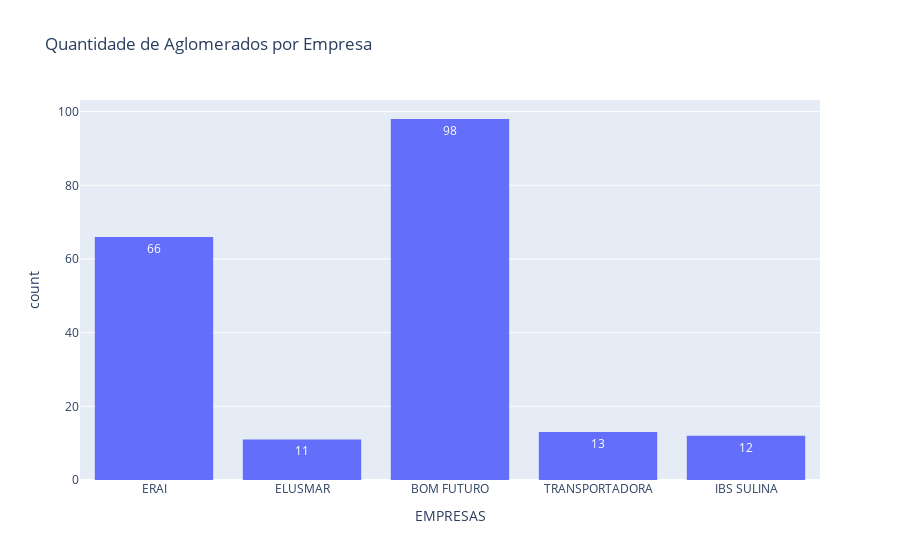
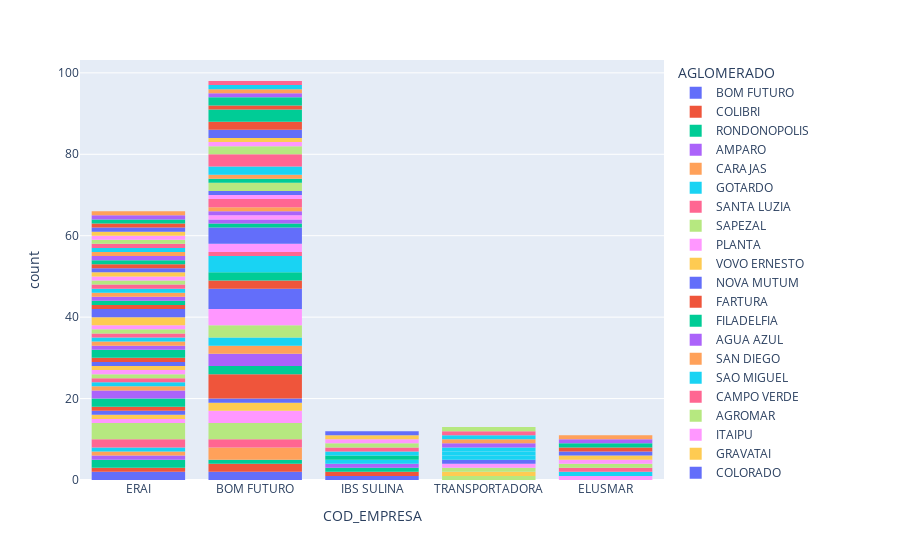

Notebook source saved alongside these figures, in order:
### Code cell
import plotly.express as px

# Ordenar os dados pela contagem de ocorrências da coluna "COD_EMPRESA" e selecionar os top 5
top_empresas = qvd['COD_EMPRESA'].value_counts().nlargest(5)

# Filtrar o DataFrame original para incluir apenas as linhas que correspondem aos top 5 empresas
qvd_top5 = qvd[qvd['COD_EMPRESA'].isin(top_empresas.index)]

# Mapear os códigos de empresa para os nomes correspondentes
mapeamento_empresas = {
    '16': "BOM FUTURO",
    '01': "ERAI",
    '05': "ELUSMAR",
    '20': "TRANSPORTADORA",
    '70': "IBS SULINA"
}

# Aplicar o mapeamento ao DataFrame
qvd_top5['COD_EMPRESA'] = qvd_top5['COD_EMPRESA'].map(mapeamento_empresas)

# Criar gráfico de barras para os top 5 COD_EMPRESA
grafico = px.histogram(qvd_top5, x="COD_EMPRESA", title="Quantidade de Aglomerados por Empresa",labels={'COD_EMPRESA': 'EMPRESAS'}, text_auto=True)

# Criar gráfico de barras para os top 5 COD_EMPRESA
grafico2 = px.histogram(qvd_top5, x="COD_EMPRESA", color="AGLOMERADO", )

# Exibir os gráfico
grafico.show()
grafico2.show()

### Figure 1 — Plotly figure (JSON) as saved in the notebook; plotly's stock layout.template omitted (floating-point values rounded to 4 significant figures; data arrays with more than 128 entries replaced by an {"elided": "..."} marker saying what was removed)
{"data": [{"alignmentgroup": "True", "bingroup": "x", "hovertemplate": "EMPRESAS=%{x}<br>count=%{y}<extra></extra>", "legendgroup": "", "marker": {"color": "#636efa", "pattern": {"shape": ""}}, "name": "", "offsetgroup": "", "orientation": "v", "showlegend": false, "texttemplate": "%{value}", "type": "histogram", "x": {"elided": "200 str values"}, "xaxis": "x", "yaxis": "y"}], "layout": {"barmode": "relative", "legend": {"tracegroupgap": 0}, "title": {"text": "Quantidade de Aglomerados por Empresa"}, "xaxis": {"anchor": "y", "domain": [0, 1], "title": {"text": "EMPRESAS"}}, "yaxis": {"anchor": "x", "domain": [0, 1], "title": {"text": "count"}}}}

### Figure 2 — Plotly figure (JSON) as saved in the notebook; plotly's stock layout.template omitted (floating-point values rounded to 4 significant figures)
{"data": [{"alignmentgroup": "True", "bingroup": "x", "hovertemplate": "AGLOMERADO=BOM FUTURO<br>COD_EMPRESA=%{x}<br>count=%{y}<extra></extra>", "legendgroup": "BOM FUTURO", "marker": {"color": "#636efa", "pattern": {"shape": ""}}, "name": "BOM FUTURO", "offsetgroup": "BOM FUTURO", "orientation": "v", "showlegend": true, "type": "histogram", "x": ["ERAI", "ERAI", "BOM FUTURO", "BOM FUTURO", "IBS SULINA"], "xaxis": "x", "yaxis": "y"}, {"alignmentgroup": "True", "bingroup": "x", "hovertemplate": "AGLOMERADO=COLIBRI<br>COD_EMPRESA=%{x}<br>count=%{y}<extra></extra>", "legendgroup": "COLIBRI", "marker": {"color": "#EF553B", "pattern": {"shape": ""}}, "name": "COLIBRI", "offsetgroup": "COLIBRI", "orientation": "v", "showlegend": true, "type": "histogram", "x": ["ERAI", "BOM FUTURO", "BOM FUTURO"], "xaxis": "x", "yaxis": "y"}, {"alignmentgroup": "True", "bingroup": "x", "hovertemplate": "AGLOMERADO=RONDONOPOLIS<br>COD_EMPRESA=%{x}<br>count=%{y}<extra></extra>", "legendgroup": "RONDONOPOLIS", "marker": {"color": "#00cc96", "pattern": {"shape": ""}}, "name": "RONDONOPOLIS", "offsetgroup": "RONDONOPOLIS", "orientation": "v", "showlegend": true, "type": "histogram", "x": ["ERAI", "ERAI", "BOM FUTURO"], "xaxis": "x", "yaxis": "y"}, {"alignmentgroup": "True", "bingroup": "x", "hovertemplate": "AGLOMERADO=AMPARO<br>COD_EMPRESA=%{x}<br>count=%{y}<extra></extra>", "legendgroup": "AMPARO", "marker": {"color": "#ab63fa", "pattern": {"shape": ""}}, "name": "AMPARO", "offsetgroup": "AMPARO", "orientation": "v", "showlegend": true, "type": "histogram", "x": ["ERAI"], "xaxis": "x", "yaxis": "y"}, {"alignmentgroup": "True", "bingroup": "x", "hovertemplate": "AGLOMERADO=CARAJAS<br>COD_EMPRESA=%{x}<br>count=%{y}<extra></extra>", "legendgroup": "CARAJAS", "marker": {"color": "#FFA15A", "pattern": {"shape": ""}}, "name": "CARAJAS", "offsetgroup": "CARAJAS", "orientation": "v", "showlegend": true, "type": "histogram", "x": ["ERAI", "BOM FUTURO", "BOM FUTURO", "BOM FUTURO"], "xaxis": "x", "yaxis": "y"}, {"alignmentgroup": "True", "bingroup": "x", "hovertemplate": "AGLOMERADO=GOTARDO<br>COD_EMPRESA=%{x}<br>count=%{y}<extra></extra>", "legendgroup": "GOTARDO", "marker": {"color": "#19d3f3", "pattern": {"shape": ""}}, "name": "GOTARDO", "offsetgroup": "GOTARDO", "orientation": "v", "showlegend": true, "type": "histogram", "x": ["ERAI"], "xaxis": "x", "yaxis": "y"}, {"alignmentgroup": "True", "bingroup": "x", "hovertemplate": "AGLOMERADO=SANTA LUZIA<br>COD_EMPRESA=%{x}<br>count=%{y}<extra></extra>", "legendgroup": "SANTA LUZIA", "marker": {"color": "#FF6692", "pattern": {"shape": ""}}, "name": "SANTA LUZIA", "offsetgroup": "SANTA LUZIA", "orientation": "v", "showlegend": true, "type": "histogram", "x": ["ERAI", "ERAI", "BOM FUTURO", "BOM FUTURO"], "xaxis": "x", "yaxis": "y"}, {"alignmentgroup": "True", "bingroup": "x", "hovertemplate": "AGLOMERADO=SAPEZAL<br>COD_EMPRESA=%{x}<br>count=%{y}<extra></extra>", "legendgroup": "SAPEZAL", "marker": {"color": "#B6E880", "pattern": {"shape": ""}}, "name": "SAPEZAL", "offsetgroup": "SAPEZAL", "orientation": "v", "showlegend": true, "type": "histogram", "x": ["ERAI", "ERAI", "ERAI", "ERAI", "BOM FUTURO", "BOM FUTURO", "BOM FUTURO", "BOM FUTURO", "TRANSPORTADORA"], "xaxis": "x", "yaxis": "y"}, {"alignmentgroup": "True", "bingroup": "x", "hovertemplate": "AGLOMERADO=PLANTA<br>COD_EMPRESA=%{x}<br>count=%{y}<extra></extra>", "legendgroup": "PLANTA", "marker": {"color": "#FF97FF", "pattern": {"shape": ""}}, "name": "PLANTA", "offsetgroup": "PLANTA", "orientation": "v", "showlegend": true, "type": "histogram", "x": ["ERAI", "BOM FUTURO", "BOM FUTURO", "BOM FUTURO"], "xaxis": "x", "yaxis": "y"}, {"alignmentgroup": "True", "bingroup": "x", "hovertemplate": "AGLOMERADO=VOVO ERNESTO<br>COD_EMPRESA=%{x}<br>count=%{y}<extra></extra>", "legendgroup": "VOVO ERNESTO", "marker": {"color": "#FECB52", "pattern": {"shape": ""}}, "name": "VOVO ERNESTO", "offsetgroup": "VOVO ERNESTO", "orientation": "v", "showlegend": true, "type": "histogram", "x": ["ERAI", "BOM FUTURO", "BOM FUTURO", "TRANSPORTADORA"], "xaxis": "x", "yaxis": "y"}, {"alignmentgroup": "True", "bingroup": "x", "hovertemplate": "AGLOMERADO=NOVA MUTUM<br>COD_EMPRESA=%{x}<br>count=%{y}<extra></extra>", "legendgroup": "NOVA MUTUM", "marker": {"color": "#636efa", "pattern": {"shape": ""}}, "name": "NOVA MUTUM", "offsetgroup": "NOVA MUTUM", "orientation": "v", "showlegend": true, "type": "histogram", "x": ["ERAI", "BOM FUTURO"], "xaxis": "x", "yaxis": "y"}, {"alignmentgroup": "True", "bingroup": "x", "hovertemplate": "AGLOMERADO=FARTURA<br>COD_EMPRESA=%{x}<br>count=%{y}<extra></extra>", "legendgroup": "FARTURA", "marker": {"color": "#EF553B", "pattern": {"shape": ""}}, "name": "FARTURA", "offsetgroup": "FARTURA", "orientation": "v", "showlegend": true, "type": "histogram", "x": ["ERAI", "BOM FUTURO", "BOM FUTURO", "BOM FUTURO", "BOM FUTURO", "IBS SULINA", "BOM FUTURO", "BOM FUTURO"], "xaxis": "x", "yaxis": "y"}, {"alignmentgroup": "True", "bingroup": "x", "hovertemplate": "AGLOMERADO=FILADELFIA<br>COD_EMPRESA=%{x}<br>count=%{y}<extra></extra>", "legendgroup": "FILADELFIA", "marker": {"color": "#00cc96", "pattern": {"shape": ""}}, "name": "FILADELFIA", "offsetgroup": "FILADELFIA", "orientation": "v", "showlegend": true, "type": "histogram", "x": ["ERAI", "ERAI", "BOM FUTURO", "BOM FUTURO", "IBS SULINA"], "xaxis": "x", "yaxis": "y"}, {"alignmentgroup": "True", "bingroup": "x", "hovertemplate": "AGLOMERADO=AGUA AZUL<br>COD_EMPRESA=%{x}<br>count=%{y}<extra></extra>", "legendgroup": "AGUA AZUL", "marker": {"color": "#ab63fa", "pattern": {"shape": ""}}, "name": "AGUA AZUL", "offsetgroup": "AGUA AZUL", "orientation": "v", "showlegend": true, "type": "histogram", "x": ["ERAI", "ERAI", "BOM FUTURO", "BOM FUTURO", "BOM FUTURO", "IBS SULINA"], "xaxis": "x", "yaxis": "y"}, {"alignmentgroup": "True", "bingroup": "x", "hovertemplate": "AGLOMERADO=SAN DIEGO<br>COD_EMPRESA=%{x}<br>count=%{y}<extra></extra>", "legendgroup": "SAN DIEGO", "marker": {"color": "#FFA15A", "pattern": {"shape": ""}}, "name": "SAN DIEGO", "offsetgroup": "SAN DIEGO", "orientation": "v", "showlegend": true, "type": "histogram", "x": ["ERAI", "BOM FUTURO", "BOM FUTURO"], "xaxis": "x", "yaxis": "y"}, {"alignmentgroup": "True", "bingroup": "x", "hovertemplate": "AGLOMERADO=SAO MIGUEL<br>COD_EMPRESA=%{x}<br>count=%{y}<extra></extra>", "legendgroup": "SAO MIGUEL", "marker": {"color": "#19d3f3", "pattern": {"shape": ""}}, "name": "SAO MIGUEL", "offsetgroup": "SAO MIGUEL", "orientation": "v", "showlegend": true, "type": "histogram", "x": ["ERAI", "BOM FUTURO", "BOM FUTURO", "IBS SULINA"], "xaxis": "x", "yaxis": "y"}, {"alignmentgroup": "True", "bingroup": "x", "hovertemplate": "AGLOMERADO=CAMPO VERDE<br>COD_EMPRESA=%{x}<br>count=%{y}<extra></extra>", "legendgroup": "CAMPO VERDE", "marker": {"color": "#FF6692", "pattern": {"shape": ""}}, "name": "CAMPO VERDE", "offsetgroup": "CAMPO VERDE", "orientation": "v", "showlegend": true, "type": "histogram", "x": ["ERAI"], "xaxis": "x", "yaxis": "y"}, {"alignmentgroup": "True", "bingroup": "x", "hovertemplate": "AGLOMERADO=AGROMAR<br>COD_EMPRESA=%{x}<br>count=%{y}<extra></extra>", "legendgroup": "AGROMAR", "marker": {"color": "#B6E880", "pattern": {"shape": ""}}, "name": "AGROMAR", "offsetgroup": "AGROMAR", "orientation": "v", "showlegend": true, "type": "histogram", "x": ["ERAI", "BOM FUTURO", "BOM FUTURO", "TRANSPORTADORA", "BOM FUTURO"], "xaxis": "x", "yaxis": "y"}, {"alignmentgroup": "True", "bingroup": "x", "hovertemplate": "AGLOMERADO=ITAIPU<br>COD_EMPRESA=%{x}<br>count=%{y}<extra></extra>", "legendgroup": "ITAIPU", "marker": {"color": "#FF97FF", "pattern": {"shape": ""}}, "name": "ITAIPU", "offsetgroup": "ITAIPU", "orientation": "v", "showlegend": true, "type": "histogram", "x": ["ERAI", "BOM FUTURO", "BOM FUTURO", "TRANSPORTADORA", "BOM FUTURO", "BOM FUTURO"], "xaxis": "x", "yaxis": "y"}, {"alignmentgroup": "True", "bingroup": "x", "hovertemplate": "AGLOMERADO=GRAVATAI<br>COD_EMPRESA=%{x}<br>count=%{y}<extra></extra>", "legendgroup": "GRAVATAI", "marker": {"color": "#FECB52", "pattern": {"shape": ""}}, "name": "GRAVATAI", "offsetgroup": "GRAVATAI", "orientation": "v", "showlegend": true, "type": "histogram", "x": ["ERAI"], "xaxis": "x", "yaxis": "y"}, {"alignmentgroup": "True", "bingroup": "x", "hovertemplate": "AGLOMERADO=COLORADO<br>COD_EMPRESA=%{x}<br>count=%{y}<extra></extra>", "legendgroup": "COLORADO", "marker": {"color": "#636efa", "pattern": {"shape": ""}}, "name": "COLORADO", "offsetgroup": "COLORADO", "orientation": "v", "showlegend": true, "type": "histogram", "x": ["ERAI", "BOM FUTURO", "BOM FUTURO", "BOM FUTURO", "BOM FUTURO", "TRANSPORTADORA", "BOM FUTURO"], "xaxis": "x", "yaxis": "y"}, {"alignmentgroup": "True", "bingroup": "x", "hovertemplate": "AGLOMERADO=PARECIS<br>COD_EMPRESA=%{x}<br>count=%{y}<extra></extra>", "legendgroup": "PARECIS", "marker": {"color": "#EF553B", "pattern": {"shape": ""}}, "name": "PARECIS", "offsetgroup": "PARECIS", "orientation": "v", "showlegend": true, "type": "histogram", "x": ["ERAI", "BOM FUTURO", "BOM FUTURO"], "xaxis": "x", "yaxis": "y"}, {"alignmentgroup": "True", "bingroup": "x", "hovertemplate": "AGLOMERADO=COCAL<br>COD_EMPRESA=%{x}<br>count=%{y}<extra></extra>", "legendgroup": "COCAL", "marker": {"color": "#00cc96", "pattern": {"shape": ""}}, "name": "COCAL", "offsetgroup": "COCAL", "orientation": "v", "showlegend": true, "type": "histogram", "x": ["ERAI", "ERAI", "BOM FUTURO", "BOM FUTURO", "IBS SULINA"], "xaxis": "x", "yaxis": "y"}, {"alignmentgroup": "True", "bingroup": "x", "hovertemplate": "AGLOMERADO=CHARRUA<br>COD_EMPRESA=%{x}<br>count=%{y}<extra></extra>", "legendgroup": "CHARRUA", "marker": {"color": "#ab63fa", "pattern": {"shape": ""}}, "name": "CHARRUA", "offsetgroup": "CHARRUA", "orientation": "v", "showlegend": true, "type": "histogram", "x": ["ERAI"], "xaxis": "x", "yaxis": "y"}, {"alignmentgroup": "True", "bingroup": "x", "hovertemplate": "AGLOMERADO=PEDRA NEGRA<br>COD_EMPRESA=%{x}<br>count=%{y}<extra></extra>", "legendgroup": "PEDRA NEGRA", "marker": {"color": "#FFA15A", "pattern": {"shape": ""}}, "name": "PEDRA NEGRA", "offsetgroup": "PEDRA NEGRA", "orientation": "v", "showlegend": true, "type": "histogram", "x": ["ERAI"], "xaxis": "x", "yaxis": "y"}, {"alignmentgroup": "True", "bingroup": "x", "hovertemplate": "AGLOMERADO=MALU<br>COD_EMPRESA=%{x}<br>count=%{y}<extra></extra>", "legendgroup": "MALU", "marker": {"color": "#19d3f3", "pattern": {"shape": ""}}, "name": "MALU", "offsetgroup": "MALU", "orientation": "v", "showlegend": true, "type": "histogram", "x": ["ERAI", "BOM FUTURO", "BOM FUTURO", "BOM FUTURO", "TRANSPORTADORA", "IBS SULINA", "BOM FUTURO"], "xaxis": "x", "yaxis": "y"}, {"alignmentgroup": "True", "bingroup": "x", "hovertemplate": "AGLOMERADO=SIMARELLI<br>COD_EMPRESA=%{x}<br>count=%{y}<extra></extra>", "legendgroup": "SIMARELLI", "marker": {"color": "#FF6692", "pattern": {"shape": ""}}, "name": "SIMARELLI", "offsetgroup": "SIMARELLI", "orientation": "v", "showlegend": true, "type": "histogram", "x": ["ERAI", "BOM FUTURO"], "xaxis": "x", "yaxis": "y"}, {"alignmentgroup": "True", "bingroup": "x", "hovertemplate": "AGLOMERADO=JAVANEZA<br>COD_EMPRESA=%{x}<br>count=%{y}<extra></extra>", "legendgroup": "JAVANEZA", "marker": {"color": "#B6E880", "pattern": {"shape": ""}}, "name": "JAVANEZA", "offsetgroup": "JAVANEZA", "orientation": "v", "showlegend": true, "type": "histogram", "x": ["ERAI"], "xaxis": "x", "yaxis": "y"}, {"alignmentgroup": "True", "bingroup": "x", "hovertemplate": "AGLOMERADO=MAMOSE<br>COD_EMPRESA=%{x}<br>count=%{y}<extra></extra>", "legendgroup": "MAMOSE", "marker": {"color": "#FF97FF", "pattern": {"shape": ""}}, "name": "MAMOSE", "offsetgroup": "MAMOSE", "orientation": "v", "showlegend": true, "type": "histogram", "x": ["ERAI", "BOM FUTURO", "BOM FUTURO"], "xaxis": "x", "yaxis": "y"}, {"alignmentgroup": "True", "bingroup": "x", "hovertemplate": "AGLOMERADO=CHACARA<br>COD_EMPRESA=%{x}<br>count=%{y}<extra></extra>", "legendgroup": "CHACARA", "marker": {"color": "#FECB52", "pattern": {"shape": ""}}, "name": "CHACARA", "offsetgroup": "CHACARA", "orientation": "v", "showlegend": true, "type": "histogram", "x": ["ERAI", "ERAI"], "xaxis": "x", "yaxis": "y"}, {"alignmentgroup": "True", "bingroup": "x", "hovertemplate": "AGLOMERADO=CUIABA<br>COD_EMPRESA=%{x}<br>count=%{y}<extra></extra>", "legendgroup": "CUIABA", "marker": {"color": "#636efa", "pattern": {"shape": ""}}, "name": "CUIABA", "offsetgroup": "CUIABA", "orientation": "v", "showlegend": true, "type": "histogram", "x": ["ERAI", "ERAI", "BOM FUTURO", "BOM FUTURO", "BOM FUTURO", "BOM FUTURO"], "xaxis": "x", "yaxis": "y"}, {"alignmentgroup": "True", "bingroup": "x", "hovertemplate": "AGLOMERADO=CEREJAL<br>COD_EMPRESA=%{x}<br>count=%{y}<extra></extra>", "legendgroup": "CEREJAL", "marker": {"color": "#EF553B", "pattern": {"shape": ""}}, "name": "CEREJAL", "offsetgroup": "CEREJAL", "orientation": "v", "showlegend": true, "type": "histogram", "x": ["ERAI"], "xaxis": "x", "yaxis": "y"}, {"alignmentgroup": "True", "bingroup": "x", "hovertemplate": "AGLOMERADO=SERRA AZUL<br>COD_EMPRESA=%{x}<br>count=%{y}<extra></extra>", "legendgroup": "SERRA AZUL", "marker": {"color": "#00cc96", "pattern": {"shape": ""}}, "name": "SERRA AZUL", "offsetgroup": "SERRA AZUL", "orientation": "v", "showlegend": true, "type": "histogram", "x": ["ERAI", "BOM FUTURO"], "xaxis": "x", "yaxis": "y"}, {"alignmentgroup": "True", "bingroup": "x", "hovertemplate": "AGLOMERADO=SANTA ROSA<br>COD_EMPRESA=%{x}<br>count=%{y}<extra></extra>", "legendgroup": "SANTA ROSA", "marker": {"color": "#ab63fa", "pattern": {"shape": ""}}, "name": "SANTA ROSA", "offsetgroup": "SANTA ROSA", "orientation": "v", "showlegend": true, "type": "histogram", "x": ["ERAI", "BOM FUTURO"], "xaxis": "x", "yaxis": "y"}, {"alignmentgroup": "True", "bingroup": "x", "hovertemplate": "AGLOMERADO=QUERENCIA<br>COD_EMPRESA=%{x}<br>count=%{y}<extra></extra>", "legendgroup": "QUERENCIA", "marker": {"color": "#FFA15A", "pattern": {"shape": ""}}, "name": "QUERENCIA", "offsetgroup": "QUERENCIA", "orientation": "v", "showlegend": true, "type": "histogram", "x": ["ERAI"], "xaxis": "x", "yaxis": "y"}, {"alignmentgroup": "True", "bingroup": "x", "hovertemplate": "AGLOMERADO=QUATRO MARCOS<br>COD_EMPRESA=%{x}<br>count=%{y}<extra></extra>", "legendgroup": "QUATRO MARCOS", "marker": {"color": "#19d3f3", "pattern": {"shape": ""}}, "name": "QUATRO MARCOS", "offsetgroup": "QUATRO MARCOS", "orientation": "v", "showlegend": true, "type": "histogram", "x": ["ERAI"], "xaxis": "x", "yaxis": "y"}, {"alignmentgroup": "True", "bingroup": "x", "hovertemplate": "AGLOMERADO=SANTA MONICA<br>COD_EMPRESA=%{x}<br>count=%{y}<extra></extra>", "legendgroup": "SANTA MONICA", "marker": {"color": "#FF6692", "pattern": {"shape": ""}}, "name": "SANTA MONICA", "offsetgroup": "SANTA MONICA", "orientation": "v", "showlegend": true, "type": "histogram", "x": ["ERAI"], "xaxis": "x", "yaxis": "y"}, {"alignmentgroup": "True", "bingroup": "x", "hovertemplate": "AGLOMERADO=VOVO MARIA<br>COD_EMPRESA=%{x}<br>count=%{y}<extra></extra>", "legendgroup": "VOVO MARIA", "marker": {"color": "#B6E880", "pattern": {"shape": ""}}, "name": "VOVO MARIA", "offsetgroup": "VOVO MARIA", "orientation": "v", "showlegend": true, "type": "histogram", "x": ["ERAI"], "xaxis": "x", "yaxis": "y"}, {"alignmentgroup": "True", "bingroup": "x", "hovertemplate": "AGLOMERADO=ESPERANCA<br>COD_EMPRESA=%{x}<br>count=%{y}<extra></extra>", "legendgroup": "ESPERANCA", "marker": {"color": "#FF97FF", "pattern": {"shape": ""}}, "name": "ESPERANCA", "offsetgroup": "ESPERANCA", "orientation": "v", "showlegend": true, "type": "histogram", "x": ["ERAI", "BOM FUTURO"], "xaxis": "x", "yaxis": "y"}, {"alignmentgroup": "True", "bingroup": "x", "hovertemplate": "AGLOMERADO=MANDASSAI<br>COD_EMPRESA=%{x}<br>count=%{y}<extra></extra>", "legendgroup": "MANDASSAI", "marker": {"color": "#FECB52", "pattern": {"shape": ""}}, "name": "MANDASSAI", "offsetgroup": "MANDASSAI", "orientation": "v", "showlegend": true, "type": "histogram", "x": ["ERAI"], "xaxis": "x", "yaxis": "y"}, {"alignmentgroup": "True", "bingroup": "x", "hovertemplate": "AGLOMERADO=BARRO VERMELHO<br>COD_EMPRESA=%{x}<br>count=%{y}<extra></extra>", "legendgroup": "BARRO VERMELHO", "marker": {"color": "#636efa", "pattern": {"shape": ""}}, "name": "BARRO VERMELHO", "offsetgroup": "BARRO VERMELHO", "orientation": "v", "showlegend": true, "type": "histogram", "x": ["ERAI"], "xaxis": "x", "yaxis": "y"}, {"alignmentgroup": "True", "bingroup": "x", "hovertemplate": "AGLOMERADO=SAMARIA V<br>COD_EMPRESA=%{x}<br>count=%{y}<extra></extra>", "legendgroup": "SAMARIA V", "marker": {"color": "#EF553B", "pattern": {"shape": ""}}, "name": "SAMARIA V", "offsetgroup": "SAMARIA V", "orientation": "v", "showlegend": true, "type": "histogram", "x": ["ERAI"], "xaxis": "x", "yaxis": "y"}, {"alignmentgroup": "True", "bingroup": "x", "hovertemplate": "AGLOMERADO=TRES IRMAOS<br>COD_EMPRESA=%{x}<br>count=%{y}<extra></extra>", "legendgroup": "TRES IRMAOS", "marker": {"color": "#00cc96", "pattern": {"shape": ""}}, "name": "TRES IRMAOS", "offsetgroup": "TRES IRMAOS", "orientation": "v", "showlegend": true, "type": "histogram", "x": ["ERAI"], "xaxis": "x", "yaxis": "y"}, {"alignmentgroup": "True", "bingroup": "x", "hovertemplate": "AGLOMERADO=RUBI<br>COD_EMPRESA=%{x}<br>count=%{y}<extra></extra>", "legendgroup": "RUBI", "marker": {"color": "#ab63fa", "pattern": {"shape": ""}}, "name": "RUBI", "offsetgroup": "RUBI", "orientation": "v", "showlegend": true, "type": "histogram", "x": ["ERAI", "BOM FUTURO"], "xaxis": "x", "yaxis": "y"}, {"alignmentgroup": "True", "bingroup": "x", "hovertemplate": "AGLOMERADO=LIBERDADE<br>COD_EMPRESA=%{x}<br>count=%{y}<extra></extra>", "legendgroup": "LIBERDADE", "marker": {"color": "#FFA15A", "pattern": {"shape": ""}}, "name": "LIBERDADE", "offsetgroup": "LIBERDADE", "orientation": "v", "showlegend": true, "type": "histogram", "x": ["ERAI", "BOM FUTURO"], "xaxis": "x", "yaxis": "y"}, {"alignmentgroup": "True", "bingroup": "x", "hovertemplate": "AGLOMERADO=PRENDA<br>COD_EMPRESA=%{x}<br>count=%{y}<extra></extra>", "legendgroup": "PRENDA", "marker": {"color": "#19d3f3", "pattern": {"shape": ""}}, "name": "PRENDA", "offsetgroup": "PRENDA", "orientation": "v", "showlegend": true, "type": "histogram", "x": ["ERAI"], "xaxis": "x", "yaxis": "y"}, {"alignmentgroup": "True", "bingroup": "x", "hovertemplate": "AGLOMERADO=NOVA FARTURA<br>COD_EMPRESA=%{x}<br>count=%{y}<extra></extra>", "legendgroup": "NOVA FARTURA", "marker": {"color": "#FF6692", "pattern": {"shape": ""}}, "name": "NOVA FARTURA", "offsetgroup": "NOVA FARTURA", "orientation": "v", "showlegend": true, "type": "histogram", "x": ["ERAI", "BOM FUTURO", "BOM FUTURO", "IBS SULINA"], "xaxis": "x", "yaxis": "y"}, {"alignmentgroup": "True", "bingroup": "x", "hovertemplate": "AGLOMERADO=OLHO DAGUA<br>COD_EMPRESA=%{x}<br>count=%{y}<extra></extra>", "legendgroup": "OLHO DAGUA", "marker": {"color": "#B6E880", "pattern": {"shape": ""}}, "name": "OLHO DAGUA", "offsetgroup": "OLHO DAGUA", "orientation": "v", "showlegend": true, "type": "histogram", "x": ["ERAI"], "xaxis": "x", "yaxis": "y"}, {"alignmentgroup": "True", "bingroup": "x", "hovertemplate": "AGLOMERADO=SAO JOAO<br>COD_EMPRESA=%{x}<br>count=%{y}<extra></extra>", "legendgroup": "SAO JOAO", "marker": {"color": "#FF97FF", "pattern": {"shape": ""}}, "name": "SAO JOAO", "offsetgroup": "SAO JOAO", "orientation": "v", "showlegend": true, "type": "histogram", "x": ["ERAI", "ELUSMAR", "BOM FUTURO"], "xaxis": "x", "yaxis": "y"}, {"alignmentgroup": "True", "bingroup": "x", "hovertemplate": "AGLOMERADO=PEDRA PRETA<br>COD_EMPRESA=%{x}<br>count=%{y}<extra></extra>", "legendgroup": "PEDRA PRETA", "marker": {"color": "#FECB52", "pattern": {"shape": ""}}, "name": "PEDRA PRETA", "offsetgroup": "PEDRA PRETA", "orientation": "v", "showlegend": true, "type": "histogram", "x": ["ERAI"], "xaxis": "x", "yaxis": "y"}, {"alignmentgroup": "True", "bingroup": "x", "hovertemplate": "AGLOMERADO=SAO LOURENCO<br>COD_EMPRESA=%{x}<br>count=%{y}<extra></extra>", "legendgroup": "SAO LOURENCO", "marker": {"color": "#636efa", "pattern": {"shape": ""}}, "name": "SAO LOURENCO", "offsetgroup": "SAO LOURENCO", "orientation": "v", "showlegend": true, "type": "histogram", "x": ["ERAI", "BOM FUTURO"], "xaxis": "x", "yaxis": "y"}, {"alignmentgroup": "True", "bingroup": "x", "hovertemplate": "AGLOMERADO=ELDORADO<br>COD_EMPRESA=%{x}<br>count=%{y}<extra></extra>", "legendgroup": "ELDORADO", "marker": {"color": "#EF553B", "pattern": {"shape": ""}}, "name": "ELDORADO", "offsetgroup": "ELDORADO", "orientation": "v", "showlegend": true, "type": "histogram", "x": ["ERAI"], "xaxis": "x", "yaxis": "y"}, {"alignmentgroup": "True", "bingroup": "x", "hovertemplate": "AGLOMERADO=BRASIL<br>COD_EMPRESA=%{x}<br>count=%{y}<extra></extra>", "legendgroup": "BRASIL", "marker": {"color": "#00cc96", "pattern": {"shape": ""}}, "name": "BRASIL", "offsetgroup": "BRASIL", "orientation": "v", "showlegend": true, "type": "histogram", "x": ["ERAI"], "xaxis": "x", "yaxis": "y"}, {"alignmentgroup": "True", "bingroup": "x", "hovertemplate": "AGLOMERADO=LAGOA AZUL<br>COD_EMPRESA=%{x}<br>count=%{y}<extra></extra>", "legendgroup": "LAGOA AZUL", "marker": {"color": "#ab63fa", "pattern": {"shape": ""}}, "name": "LAGOA AZUL", "offsetgroup": "LAGOA AZUL", "orientation": "v", "showlegend": true, "type": "histogram", "x": ["ERAI"], "xaxis": "x", "yaxis": "y"}, {"alignmentgroup": "True", "bingroup": "x", "hovertemplate": "AGLOMERADO=ALVORADA<br>COD_EMPRESA=%{x}<br>count=%{y}<extra></extra>", "legendgroup": "ALVORADA", "marker": {"color": "#FFA15A", "pattern": {"shape": ""}}, "name": "ALVORADA", "offsetgroup": "ALVORADA", "orientation": "v", "showlegend": true, "type": "histogram", "x": ["ERAI"], "xaxis": "x", "yaxis": "y"}, {"alignmentgroup": "True", "bingroup": "x", "hovertemplate": "AGLOMERADO=SAO JOSE<br>COD_EMPRESA=%{x}<br>count=%{y}<extra></extra>", "legendgroup": "SAO JOSE", "marker": {"color": "#19d3f3", "pattern": {"shape": ""}}, "name": "SAO JOSE", "offsetgroup": "SAO JOSE", "orientation": "v", "showlegend": true, "type": "histogram", "x": ["ELUSMAR", "TRANSPORTADORA"], "xaxis": "x", "yaxis": "y"}, {"alignmentgroup": "True", "bingroup": "x", "hovertemplate": "AGLOMERADO=REGIONAL<br>COD_EMPRESA=%{x}<br>count=%{y}<extra></extra>", "legendgroup": "REGIONAL", "marker": {"color": "#FF6692", "pattern": {"shape": ""}}, "name": "REGIONAL", "offsetgroup": "REGIONAL", "orientation": "v", "showlegend": true, "type": "histogram", "x": ["ELUSMAR"], "xaxis": "x", "yaxis": "y"}, {"alignmentgroup": "True", "bingroup": "x", "hovertemplate": "AGLOMERADO=GRAUNA<br>COD_EMPRESA=%{x}<br>count=%{y}<extra></extra>", "legendgroup": "GRAUNA", "marker": {"color": "#B6E880", "pattern": {"shape": ""}}, "name": "GRAUNA", "offsetgroup": "GRAUNA", "orientation": "v", "showlegend": true, "type": "histogram", "x": ["ELUSMAR", "BOM FUTURO", "BOM FUTURO"], "xaxis": "x", "yaxis": "y"}, {"alignmentgroup": "True", "bingroup": "x", "hovertemplate": "AGLOMERADO=BACURI<br>COD_EMPRESA=%{x}<br>count=%{y}<extra></extra>", "legendgroup": "BACURI", "marker": {"color": "#FF97FF", "pattern": {"shape": ""}}, "name": "BACURI", "offsetgroup": "BACURI", "orientation": "v", "showlegend": true, "type": "histogram", "x": ["ELUSMAR"], "xaxis": "x", "yaxis": "y"}, {"alignmentgroup": "True", "bingroup": "x", "hovertemplate": "AGLOMERADO=ESTANCIA MINEIRA<br>COD_EMPRESA=%{x}<br>count=%{y}<extra></extra>", "legendgroup": "ESTANCIA MINEIRA", "marker": {"color": "#FECB52", "pattern": {"shape": ""}}, "name": "ESTANCIA MINEIRA", "offsetgroup": "ESTANCIA MINEIRA", "orientation": "v", "showlegend": true, "type": "histogram", "x": ["ELUSMAR"], "xaxis": "x", "yaxis": "y"}, {"alignmentgroup": "True", "bingroup": "x", "hovertemplate": "AGLOMERADO=PARTILHA<br>COD_EMPRESA=%{x}<br>count=%{y}<extra></extra>", "legendgroup": "PARTILHA", "marker": {"color": "#636efa", "pattern": {"shape": ""}}, "name": "PARTILHA", "offsetgroup": "PARTILHA", "orientation": "v", "showlegend": true, "type": "histogram", "x": ["ELUSMAR"], "xaxis": "x", "yaxis": "y"}, {"alignmentgroup": "True", "bingroup": "x", "hovertemplate": "AGLOMERADO=BELA VISTA<br>COD_EMPRESA=%{x}<br>count=%{y}<extra></extra>", "legendgroup": "BELA VISTA", "marker": {"color": "#EF553B", "pattern": {"shape": ""}}, "name": "BELA VISTA", "offsetgroup": "BELA VISTA", "orientation": "v", "showlegend": true, "type": "histogram", "x": ["ELUSMAR"], "xaxis": "x", "yaxis": "y"}, {"alignmentgroup": "True", "bingroup": "x", "hovertemplate": "AGLOMERADO=NOSSA SENHORA APARECIDA<br>COD_EMPRESA=%{x}<br>count=%{y}<extra></extra>", "legendgroup": "NOSSA SENHORA APARECIDA", "marker": {"color": "#00cc96", "pattern": {"shape": ""}}, "name": "NOSSA SENHORA APARECIDA", "offsetgroup": "NOSSA SENHORA APARECIDA", "orientation": "v", "showlegend": true, "type": "histogram", "x": ["ELUSMAR", "BOM FUTURO"], "xaxis": "x", "yaxis": "y"}, {"alignmentgroup": "True", "bingroup": "x", "hovertemplate": "AGLOMERADO=TILAPIA<br>COD_EMPRESA=%{x}<br>count=%{y}<extra></extra>", "legendgroup": "TILAPIA", "marker": {"color": "#ab63fa", "pattern": {"shape": ""}}, "name": "TILAPIA", "offsetgroup": "TILAPIA", "orientation": "v", "showlegend": true, "type": "histogram", "x": ["ELUSMAR"], "xaxis": "x", "yaxis": "y"}, {"alignmentgroup": "True", "bingroup": "x", "hovertemplate": "AGLOMERADO=BACANA<br>COD_EMPRESA=%{x}<br>count=%{y}<extra></extra>", "legendgroup": "BACANA", "marker": {"color": "#FFA15A", "pattern": {"shape": ""}}, "name": "BACANA", "offsetgroup": "BACANA", "orientation": "v", "showlegend": true, "type": "histogram", "x": ["ELUSMAR", "BOM FUTURO"], "xaxis": "x", "yaxis": "y"}, {"alignmentgroup": "True", "bingroup": "x", "hovertemplate": "AGLOMERADO=MATUPA<br>COD_EMPRESA=%{x}<br>count=%{y}<extra></extra>", "legendgroup": "MATUPA", "marker": {"color": "#19d3f3", "pattern": {"shape": ""}}, "name": "MATUPA", "offsetgroup": "MATUPA", "orientation": "v", "showlegend": true, "type": "histogram", "x": ["BOM FUTURO", "BOM FUTURO", "TRANSPORTADORA"], "xaxis": "x", "yaxis": "y"}, {"alignmentgroup": "True", "bingroup": "x", "hovertemplate": "AGLOMERADO=VALE<br>COD_EMPRESA=%{x}<br>count=%{y}<extra></extra>", "legendgroup": "VALE", "marker": {"color": "#FF6692", "pattern": {"shape": ""}}, "name": "VALE", "offsetgroup": "VALE", "orientation": "v", "showlegend": true, "type": "histogram", "x": ["BOM FUTURO", "BOM FUTURO", "BOM FUTURO"], "xaxis": "x", "yaxis": "y"}, {"alignmentgroup": "True", "bingroup": "x", "hovertemplate": "AGLOMERADO=PARCERIA SAO JOSE<br>COD_EMPRESA=%{x}<br>count=%{y}<extra></extra>", "legendgroup": "PARCERIA SAO JOSE", "marker": {"color": "#B6E880", "pattern": {"shape": ""}}, "name": "PARCERIA SAO JOSE", "offsetgroup": "PARCERIA SAO JOSE", "orientation": "v", "showlegend": true, "type": "histogram", "x": ["BOM FUTURO", "BOM FUTURO"], "xaxis": "x", "yaxis": "y"}, {"alignmentgroup": "True", "bingroup": "x", "hovertemplate": "AGLOMERADO=BARRA DO GARCAS<br>COD_EMPRESA=%{x}<br>count=%{y}<extra></extra>", "legendgroup": "BARRA DO GARCAS", "marker": {"color": "#FF97FF", "pattern": {"shape": ""}}, "name": "BARRA DO GARCAS", "offsetgroup": "BARRA DO GARCAS", "orientation": "v", "showlegend": true, "type": "histogram", "x": ["BOM FUTURO"], "xaxis": "x", "yaxis": "y"}, {"alignmentgroup": "True", "bingroup": "x", "hovertemplate": "AGLOMERADO=CATUMBI<br>COD_EMPRESA=%{x}<br>count=%{y}<extra></extra>", "legendgroup": "CATUMBI", "marker": {"color": "#FECB52", "pattern": {"shape": ""}}, "name": "CATUMBI", "offsetgroup": "CATUMBI", "orientation": "v", "showlegend": true, "type": "histogram", "x": ["BOM FUTURO"], "xaxis": "x", "yaxis": "y"}, {"alignmentgroup": "True", "bingroup": "x", "hovertemplate": "AGLOMERADO=VENTANIA<br>COD_EMPRESA=%{x}<br>count=%{y}<extra></extra>", "legendgroup": "VENTANIA", "marker": {"color": "#636efa", "pattern": {"shape": ""}}, "name": "VENTANIA", "offsetgroup": "VENTANIA", "orientation": "v", "showlegend": true, "type": "histogram", "x": ["BOM FUTURO", "BOM FUTURO"], "xaxis": "x", "yaxis": "y"}, {"alignmentgroup": "True", "bingroup": "x", "hovertemplate": "AGLOMERADO=JUCARA<br>COD_EMPRESA=%{x}<br>count=%{y}<extra></extra>", "legendgroup": "JUCARA", "marker": {"color": "#EF553B", "pattern": {"shape": ""}}, "name": "JUCARA", "offsetgroup": "JUCARA", "orientation": "v", "showlegend": true, "type": "histogram", "x": ["BOM FUTURO", "BOM FUTURO"], "xaxis": "x", "yaxis": "y"}, {"alignmentgroup": "True", "bingroup": "x", "hovertemplate": "AGLOMERADO=SAO JOSE MATUPA<br>COD_EMPRESA=%{x}<br>count=%{y}<extra></extra>", "legendgroup": "SAO JOSE MATUPA", "marker": {"color": "#00cc96", "pattern": {"shape": ""}}, "name": "SAO JOSE MATUPA", "offsetgroup": "SAO JOSE MATUPA", "orientation": "v", "showlegend": true, "type": "histogram", "x": ["BOM FUTURO", "BOM FUTURO", "BOM FUTURO"], "xaxis": "x", "yaxis": "y"}, {"alignmentgroup": "True", "bingroup": "x", "hovertemplate": "AGLOMERADO=BAHIA<br>COD_EMPRESA=%{x}<br>count=%{y}<extra></extra>", "legendgroup": "BAHIA", "marker": {"color": "#ab63fa", "pattern": {"shape": ""}}, "name": "BAHIA", "offsetgroup": "BAHIA", "orientation": "v", "showlegend": true, "type": "histogram", "x": ["TRANSPORTADORA"], "xaxis": "x", "yaxis": "y"}, {"alignmentgroup": "True", "bingroup": "x", "hovertemplate": "AGLOMERADO=VALE DO RIO VERDE<br>COD_EMPRESA=%{x}<br>count=%{y}<extra></extra>", "legendgroup": "VALE DO RIO VERDE", "marker": {"color": "#FFA15A", "pattern": {"shape": ""}}, "name": "VALE DO RIO VERDE", "offsetgroup": "VALE DO RIO VERDE", "orientation": "v", "showlegend": true, "type": "histogram", "x": ["TRANSPORTADORA"], "xaxis": "x", "yaxis": "y"}, {"alignmentgroup": "True", "bingroup": "x", "hovertemplate": "AGLOMERADO=PARANATINGA<br>COD_EMPRESA=%{x}<br>count=%{y}<extra></extra>", "legendgroup": "PARANATINGA", "marker": {"color": "#19d3f3", "pattern": {"shape": ""}}, "name": "PARANATINGA", "offsetgroup": "PARANATINGA", "orientation": "v", "showlegend": true, "type": "histogram", "x": ["TRANSPORTADORA"], "xaxis": "x", "yaxis": "y"}, {"alignmentgroup": "True", "bingroup": "x", "hovertemplate": "AGLOMERADO=ITIQUIRA<br>COD_EMPRESA=%{x}<br>count=%{y}<extra></extra>", "legendgroup": "ITIQUIRA", "marker": {"color": "#FF6692", "pattern": {"shape": ""}}, "name": "ITIQUIRA", "offsetgroup": "ITIQUIRA", "orientation": "v", "showlegend": true, "type": "histogram", "x": ["TRANSPORTADORA"], "xaxis": "x", "yaxis": "y"}, {"alignmentgroup": "True", "bingroup": "x", "hovertemplate": "AGLOMERADO=PLANALTO DA SERRA<br>COD_EMPRESA=%{x}<br>count=%{y}<extra></extra>", "legendgroup": "PLANALTO DA SERRA", "marker": {"color": "#B6E880", "pattern": {"shape": ""}}, "name": "PLANALTO DA SERRA", "offsetgroup": "PLANALTO DA SERRA", "orientation": "v", "showlegend": true, "type": "histogram", "x": ["TRANSPORTADORA", "IBS SULINA"], "xaxis": "x", "yaxis": "y"}, {"alignmentgroup": "True", "bingroup": "x", "hovertemplate": "AGLOMERADO=PISCICULTURA<br>COD_EMPRESA=%{x}<br>count=%{y}<extra></extra>", "legendgroup": "PISCICULTURA", "marker": {"color": "#FF97FF", "pattern": {"shape": ""}}, "name": "PISCICULTURA", "offsetgroup": "PISCICULTURA", "orientation": "v", "showlegend": true, "type": "histogram", "x": ["IBS SULINA"], "xaxis": "x", "yaxis": "y"}, {"alignmentgroup": "True", "bingroup": "x", "hovertemplate": "AGLOMERADO=CANARANA<br>COD_EMPRESA=%{x}<br>count=%{y}<extra></extra>", "legendgroup": "CANARANA", "marker": {"color": "#FECB52", "pattern": {"shape": ""}}, "name": "CANARANA", "offsetgroup": "CANARANA", "orientation": "v", "showlegend": true, "type": "histogram", "x": ["IBS SULINA"], "xaxis": "x", "yaxis": "y"}, {"alignmentgroup": "True", "bingroup": "x", "hovertemplate": "AGLOMERADO=BOM JESUS DO ARAGUAIA<br>COD_EMPRESA=%{x}<br>count=%{y}<extra></extra>", "legendgroup": "BOM JESUS DO ARAGUAIA", "marker": {"color": "#636efa", "pattern": {"shape": ""}}, "name": "BOM JESUS DO ARAGUAIA", "offsetgroup": "BOM JESUS DO ARAGUAIA", "orientation": "v", "showlegend": true, "type": "histogram", "x": ["IBS SULINA"], "xaxis": "x", "yaxis": "y"}, {"alignmentgroup": "True", "bingroup": "x", "hovertemplate": "AGLOMERADO=FAZENDA BOMFIM<br>COD_EMPRESA=%{x}<br>count=%{y}<extra></extra>", "legendgroup": "FAZENDA BOMFIM", "marker": {"color": "#EF553B", "pattern": {"shape": ""}}, "name": "FAZENDA BOMFIM", "offsetgroup": "FAZENDA BOMFIM", "orientation": "v", "showlegend": true, "type": "histogram", "x": ["BOM FUTURO"], "xaxis": "x", "yaxis": "y"}, {"alignmentgroup": "True", "bingroup": "x", "hovertemplate": "AGLOMERADO=CEU AZUL<br>COD_EMPRESA=%{x}<br>count=%{y}<extra></extra>", "legendgroup": "CEU AZUL", "marker": {"color": "#00cc96", "pattern": {"shape": ""}}, "name": "CEU AZUL", "offsetgroup": "CEU AZUL", "orientation": "v", "showlegend": true, "type": "histogram", "x": ["BOM FUTURO", "BOM FUTURO"], "xaxis": "x", "yaxis": "y"}, {"alignmentgroup": "True", "bingroup": "x", "hovertemplate": "AGLOMERADO=MIMOSO<br>COD_EMPRESA=%{x}<br>count=%{y}<extra></extra>", "legendgroup": "MIMOSO", "marker": {"color": "#ab63fa", "pattern": {"shape": ""}}, "name": "MIMOSO", "offsetgroup": "MIMOSO", "orientation": "v", "showlegend": true, "type": "histogram", "x": ["BOM FUTURO"], "xaxis": "x", "yaxis": "y"}, {"alignmentgroup": "True", "bingroup": "x", "hovertemplate": "AGLOMERADO=PARCERIA SAO SOJE<br>COD_EMPRESA=%{x}<br>count=%{y}<extra></extra>", "legendgroup": "PARCERIA SAO SOJE", "marker": {"color": "#FFA15A", "pattern": {"shape": ""}}, "name": "PARCERIA SAO SOJE", "offsetgroup": "PARCERIA SAO SOJE", "orientation": "v", "showlegend": true, "type": "histogram", "x": ["BOM FUTURO"], "xaxis": "x", "yaxis": "y"}, {"alignmentgroup": "True", "bingroup": "x", "hovertemplate": "AGLOMERADO=SULINA<br>COD_EMPRESA=%{x}<br>count=%{y}<extra></extra>", "legendgroup": "SULINA", "marker": {"color": "#19d3f3", "pattern": {"shape": ""}}, "name": "SULINA", "offsetgroup": "SULINA", "orientation": "v", "showlegend": true, "type": "histogram", "x": ["BOM FUTURO"], "xaxis": "x", "yaxis": "y"}, {"alignmentgroup": "True", "bingroup": "x", "hovertemplate": "AGLOMERADO=TUPI BARAO<br>COD_EMPRESA=%{x}<br>count=%{y}<extra></extra>", "legendgroup": "TUPI BARAO", "marker": {"color": "#FF6692", "pattern": {"shape": ""}}, "name": "TUPI BARAO", "offsetgroup": "TUPI BARAO", "orientation": "v", "showlegend": true, "type": "histogram", "x": ["BOM FUTURO"], "xaxis": "x", "yaxis": "y"}], "layout": {"barmode": "relative", "legend": {"title": {"text": "AGLOMERADO"}, "tracegroupgap": 0}, "margin": {"t": 60}, "xaxis": {"anchor": "y", "domain": [0, 1], "title": {"text": "COD_EMPRESA"}}, "yaxis": {"anchor": "x", "domain": [0, 1], "title": {"text": "count"}}}}
